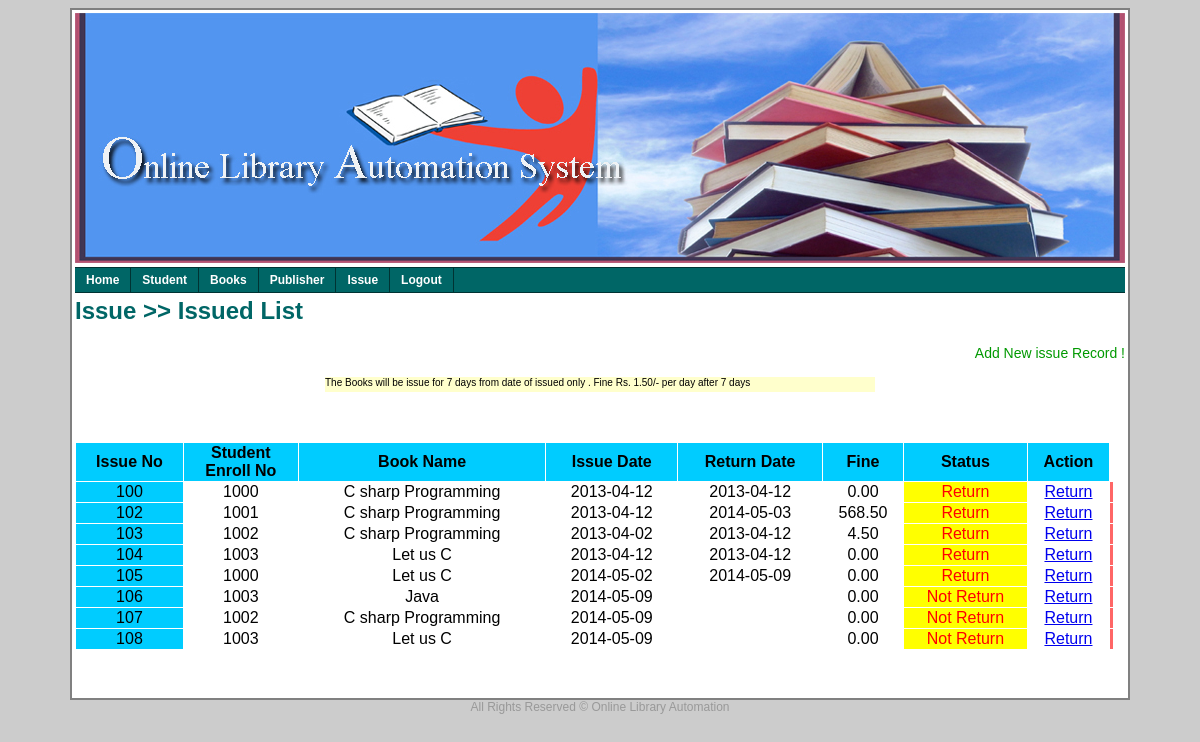
The app's page /IssueBook.php (signed in) with its own data.
### tables this page shows
CREATE TABLE IF NOT EXISTS `isuue_mstr` (
  `issue_no` int(11) NOT NULL AUTO_INCREMENT,
  `enroll_no` int(11) DEFAULT NULL,
  `bname` varchar(200) DEFAULT NULL,
  `issue_date` date DEFAULT NULL,
  `return_date` date DEFAULT NULL,
  `fine` decimal(6,2) DEFAULT '0.00',
  `book_returned` int(1) DEFAULT '0',
  PRIMARY KEY (`issue_no`),
  KEY `FK_isuue_mstr1` (`enroll_no`),
  KEY `FK_isuue_mstr` (`bname`)
);

### IssueBook.php (the view, shortened to what this page needs)
<?php include("chkUser.php"); ?><html>
    <head>
        <link href="style/mycss.css" rel="stylesheet" type="text/css" />
    </head>
    <body>
    <center>
        <table class="table">
            <tr>
                <td width="100%" height="250px" valign="top">
                </td>
            </tr>
            <tr>
                <td width="100%" valign="top">
                </td>
            </tr>
            <tr>
                <td width="100%" height="400px" valign="top">
                    <h2>Issue >> Issued List
                    </h2>
                    <p align="right">
                      <a href="AddNewIssueRecord.php" class="newadd">Add New issue Record !</a>
                    </p>
             <center>
                <div style="width: 550px;height: 15px;text-align: justify;background-color:#ffffcc;font-size: 10px;">
                    The  Books will be issue for 7 days from date of issued only . Fine Rs. 1.50/- per day after 7 days
                </div>
            </center>
            <p>&nbsp;</p>
            <table cellspacing="1" cellpadding="1" border="0" width="100%">
                <tr style="background-color: #00ccff;">
                    <th>
                        Issue No
                    </th>
                    <th>
                        Student<br>
                        Enroll No
                    </th>
                    <th>
                        Book Name
                    </th>
                    <th>
                        Issue Date
                    </th>
                    <th>
                        Return Date
                    </th>
                    <th>
                        Fine
                    </th>
                    <th>
                        Status
                    </th>
					<th>
                        Action
                    </th>
                </tr>
                <?php
                $query="select * from isuue_mstr";
                $res=mysql_query($query);
                $cc = mysql_num_rows($res);
                if($cc > 0)
                {
                    while($row = mysql_fetch_array($res))
                    {
                        $a = $row[0];
                        $b = $row[1];
                        $c = $row[2];
                        $d = $row[3];
                        $e = $row[4];
                        $f = $row[5];
                        $g = $row[6];
                        if($g == 1)
                        {
                            $aa = "Return";
                        }
                        else
                        {
                            $aa = "Not Return";
                        }
					echo "<tr>";
                    echo "<td align='center' style='background-color: #00ccff;'>".$a."</td>";
                    echo "<td align='center'>".$b."</td>";
                    echo "<td align='center'>".$c."</td>";
                    echo "<td align='center'>".$d."</td>";
                    echo "<td align='center'>".$e."</td>";
                    echo "<td align='center'>".$f."</td>";
                    echo "<td align='center' style='background-color: #ffff00;color:red;'>".$aa."</td>";
                    echo "<td align='center'> <a href='return.php?id=".$a."' target='_blank'> Return </a> </td>";
                    echo "<td align='center' style='background-color: #ff6666'></td>";
                    echo "<td align='center'>&nbsp;</td>";
                echo "</tr>";
                    }
                }
                ?>
                            </table>
            </td>
            </tr>
        </table>
    </center>
</body>
</html>

### style/mycss.css (style rules this page uses)
body { background-color: #cccccc; font-family: Verdana,Arial,Helvetica,sans-serif; font-size: 12px; }
h2 { color: #006666; }
.newadd { text-decoration: none; font-size: 14px; color: #009900; }
.table { width: 1050px; border-right-style: solid; border-left-style: solid; border-bottom-style: solid; border-top-style: solid; border-right-width: 2px; border-left-width: 2px; border-bottom-width: 2px; border-top-width: 2px; background-color: #ffffff; }
.footer { font-size: 12px; color: #999999; }
.h_mnu_01 { width: 100%; font-family: Verdana, Arial, Helvetica, sans-serif; font-size: 12px; font-weight: bold; font-style: normal; text-decoration: none; }
.h_mnu_01 ul { margin: 0; padding: 0; float: left; width: 100%; background: #006666; border-top-width: 1px; border-right-width: 0; border-bottom-width: 1px; border-left-width: 0; border-top-style: solid; border-right-style: solid; border-bottom-style: solid; border-left-style: solid; border-top-color: #003333; border-right-color: #003333; border-bottom-color: #003333; border-left-color: #003333 }
.h_mnu_01 ul li { display: inline; }
.h_mnu_01 ul li a { float: left; color: #FFFFFF; padding: 5px 11px; text-decoration: none; border-right-width: 1px; border-right-style: solid; border-right-color: #003333; }

### records on screen
isuue_mstr: issue_no "100", enroll_no "1000", bname "C sharp Programming", issue_date "2013-04-12", return_date "2013-04-12", fine "0.00", book_returned "Return"
isuue_mstr: issue_no "102", enroll_no "1001", bname "C sharp Programming", issue_date "2013-04-12", return_date "2014-05-03", fine "568.50", book_returned "Return"
isuue_mstr: issue_no "103", enroll_no "1002", bname "C sharp Programming", issue_date "2013-04-02", return_date "2013-04-12", fine "4.50", book_returned "Return"
isuue_mstr: issue_no "104", enroll_no "1003", bname "Let us C", issue_date "2013-04-12", return_date "2013-04-12", fine "0.00", book_returned "Return"
isuue_mstr: issue_no "105", enroll_no "1000", bname "Let us C", issue_date "2014-05-02", return_date "2014-05-09", fine "0.00", book_returned "Return"
isuue_mstr: issue_no "106", enroll_no "1003", bname "Java", issue_date "2014-05-09", fine "0.00", book_returned "Not Return"
isuue_mstr: issue_no "107", enroll_no "1002", bname "C sharp Programming", issue_date "2014-05-09", fine "0.00", book_returned "Not Return"
isuue_mstr: issue_no "108", enroll_no "1003", bname "Let us C", issue_date "2014-05-09", fine "0.00", book_returned "Not Return"
